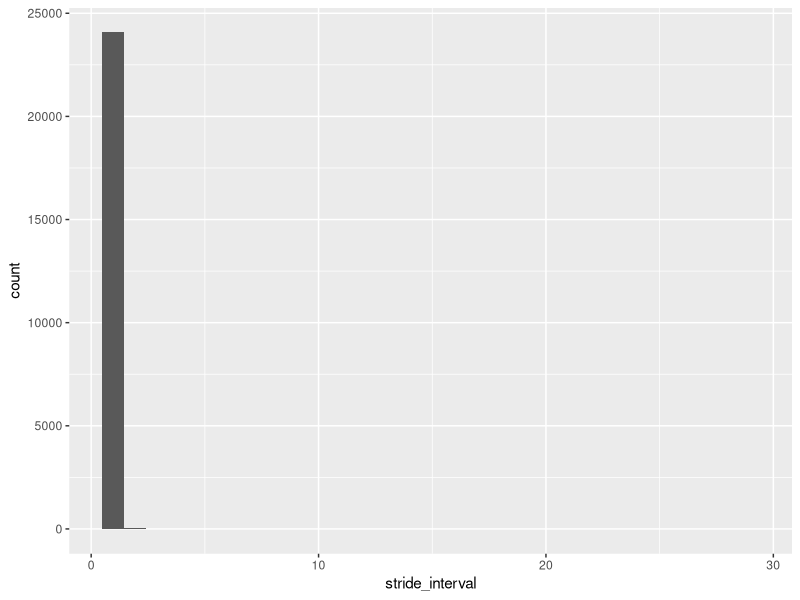

The R script that drew this image:
## ---- chunk 1
library(knitr)
knitr::opts_chunk$set(collapse = TRUE, comment = "#>", 
                      fig.path = "imgs/eda-", 
                      echo = FALSE, message = FALSE, 
                      warning = FALSE, error = FALSE)
knitr::opts_chunk$set(fig.width = 8, fig.height = 8)
options(scipen = 999)
## ---- chunk 2
library(dplyr)
library(ggplot2)
library(scales)
## ---- chunk 3
intervals <- read.csv("../data/prepped/intervals.csv", stringsAsFactors = FALSE)
## ---- chunk 4

## ---- chunk 5
ggplot(intervals, aes(x = stride_interval)) + 
  geom_histogram()

# todo check acf to ensure that stride_interval's aren't autocorrelated
## ---- chunk 6
sessionInfo()
